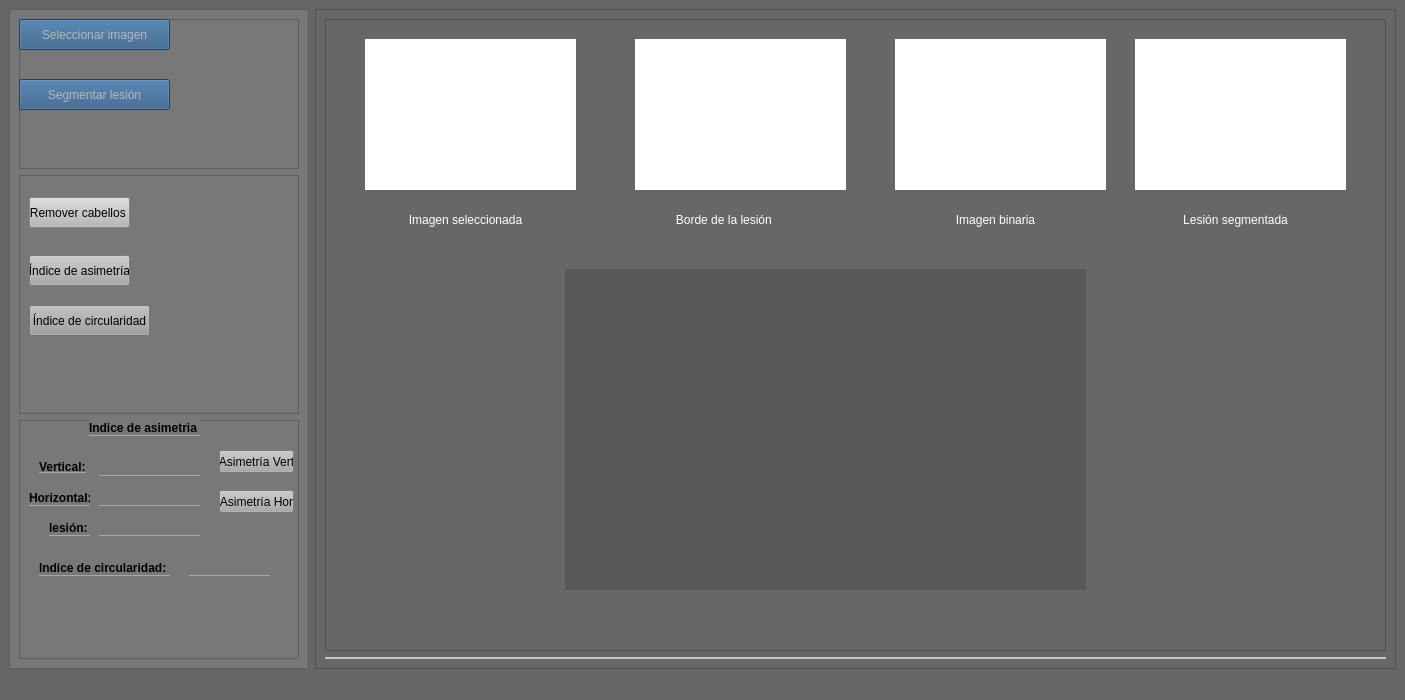
<?xml version="1.0" encoding="UTF-8"?>
<ui version="4.0">
 <class>MainWindow</class>
 <widget class="QMainWindow" name="MainWindow">
  <property name="geometry">
   <rect>
    <x>0</x>
    <y>0</y>
    <width>1405</width>
    <height>700</height>
   </rect>
  </property>
  <property name="windowTitle">
   <string>MainWindow</string>
  </property>
  <property name="styleSheet">
   <string notr="true">background-color: rgb(103, 103, 103);</string>
  </property>
  <widget class="QWidget" name="centralwidget">
   <layout class="QHBoxLayout" name="horizontalLayout">
    <item>
     <widget class="QFrame" name="frame_control">
      <property name="maximumSize">
       <size>
        <width>300</width>
        <height>16777215</height>
       </size>
      </property>
      <property name="styleSheet">
       <string notr="true">background-color: rgb(120, 120, 120);</string>
      </property>
      <property name="frameShape">
       <enum>QFrame::StyledPanel</enum>
      </property>
      <property name="frameShadow">
       <enum>QFrame::Raised</enum>
      </property>
      <layout class="QVBoxLayout" name="verticalLayout">
       <item>
        <widget class="QFrame" name="frame_contr_basic">
         <property name="maximumSize">
          <size>
           <width>16777215</width>
           <height>150</height>
          </size>
         </property>
         <property name="styleSheet">
          <string notr="true">border-bottom-width:1px;
border-bottom-color: rgb(168, 168, 168);
border-bottom-style:solid;</string>
         </property>
         <property name="frameShape">
          <enum>QFrame::StyledPanel</enum>
         </property>
         <property name="frameShadow">
          <enum>QFrame::Raised</enum>
         </property>
         <widget class="QPushButton" name="btn_select_img">
          <property name="geometry">
           <rect>
            <x>0</x>
            <y>0</y>
            <width>151</width>
            <height>31</height>
           </rect>
          </property>
          <property name="styleSheet">
           <string notr="true">color: rgb(184, 184, 184);
font: 75 11pt &quot;Arial&quot;;
background-color: rgb(43, 87, 131);</string>
          </property>
          <property name="text">
           <string>Seleccionar imagen</string>
          </property>
         </widget>
         <widget class="QPushButton" name="btn_segment_img">
          <property name="geometry">
           <rect>
            <x>0</x>
            <y>60</y>
            <width>151</width>
            <height>31</height>
           </rect>
          </property>
          <property name="styleSheet">
           <string notr="true">color: rgb(184, 184, 184);
font: 75 11pt &quot;Arial&quot;;
background-color: rgb(43, 87, 131);</string>
          </property>
          <property name="text">
           <string>Segmentar lesión</string>
          </property>
         </widget>
        </widget>
       </item>
       <item>
        <widget class="QFrame" name="frame_contr_auto">
         <property name="styleSheet">
          <string notr="true">border-bottom-width:1px;
border-bottom-color: rgb(168, 168, 168);
border-bottom-style:solid;</string>
         </property>
         <property name="frameShape">
          <enum>QFrame::StyledPanel</enum>
         </property>
         <property name="frameShadow">
          <enum>QFrame::Raised</enum>
         </property>
         <widget class="QPushButton" name="btn_calc_asymm_index">
          <property name="geometry">
           <rect>
            <x>10</x>
            <y>80</y>
            <width>101</width>
            <height>31</height>
           </rect>
          </property>
          <property name="styleSheet">
           <string notr="true">background-color: rgb(171, 171, 171);</string>
          </property>
          <property name="text">
           <string>Índice de asimetría</string>
          </property>
         </widget>
         <widget class="QPushButton" name="btn_circularidad">
          <property name="geometry">
           <rect>
            <x>10</x>
            <y>130</y>
            <width>121</width>
            <height>31</height>
           </rect>
          </property>
          <property name="styleSheet">
           <string notr="true">background-color: rgb(159, 159, 159);</string>
          </property>
          <property name="text">
           <string>Índice de circularidad</string>
          </property>
         </widget>
         <widget class="QPushButton" name="btn_remove_hair">
          <property name="geometry">
           <rect>
            <x>10</x>
            <y>22</y>
            <width>101</width>
            <height>31</height>
           </rect>
          </property>
          <property name="styleSheet">
           <string notr="true">background-color: rgb(184, 184, 184);</string>
          </property>
          <property name="text">
           <string>Remover cabellos </string>
          </property>
         </widget>
        </widget>
       </item>
       <item>
        <widget class="QFrame" name="frame_contr_manual">
         <property name="maximumSize">
          <size>
           <width>16777215</width>
           <height>600</height>
          </size>
         </property>
         <property name="styleSheet">
          <string notr="true">border-bottom-width:1px;
border-bottom-color: rgb(168, 168, 168);
border-bottom-style:solid;</string>
         </property>
         <property name="frameShape">
          <enum>QFrame::StyledPanel</enum>
         </property>
         <property name="frameShadow">
          <enum>QFrame::Raised</enum>
         </property>
         <widget class="QLabel" name="index_asymm_title">
          <property name="geometry">
           <rect>
            <x>70</x>
            <y>0</y>
            <width>111</width>
            <height>16</height>
           </rect>
          </property>
          <property name="font">
           <font>
            <weight>75</weight>
            <bold>true</bold>
           </font>
          </property>
          <property name="text">
           <string>Indice de asimetria</string>
          </property>
         </widget>
         <widget class="QLabel" name="label">
          <property name="geometry">
           <rect>
            <x>20</x>
            <y>40</y>
            <width>47</width>
            <height>13</height>
           </rect>
          </property>
          <property name="font">
           <font>
            <weight>75</weight>
            <italic>false</italic>
            <bold>true</bold>
            <underline>false</underline>
            <strikeout>false</strikeout>
           </font>
          </property>
          <property name="text">
           <string>Vertical: </string>
          </property>
         </widget>
         <widget class="QLabel" name="label_2">
          <property name="geometry">
           <rect>
            <x>10</x>
            <y>70</y>
            <width>61</width>
            <height>16</height>
           </rect>
          </property>
          <property name="font">
           <font>
            <weight>75</weight>
            <italic>false</italic>
            <bold>true</bold>
            <underline>false</underline>
            <strikeout>false</strikeout>
            <kerning>false</kerning>
           </font>
          </property>
          <property name="text">
           <string>Horizontal:</string>
          </property>
         </widget>
         <widget class="QLabel" name="label_indxasym_ve">
          <property name="geometry">
           <rect>
            <x>80</x>
            <y>40</y>
            <width>101</width>
            <height>16</height>
           </rect>
          </property>
          <property name="text">
           <string/>
          </property>
         </widget>
         <widget class="QLabel" name="label_indxasym_ho">
          <property name="geometry">
           <rect>
            <x>80</x>
            <y>70</y>
            <width>101</width>
            <height>16</height>
           </rect>
          </property>
          <property name="text">
           <string/>
          </property>
         </widget>
         <widget class="QPushButton" name="btn_asymmArea_ve">
          <property name="geometry">
           <rect>
            <x>200</x>
            <y>30</y>
            <width>75</width>
            <height>23</height>
           </rect>
          </property>
          <property name="styleSheet">
           <string notr="true">background-color: rgb(170, 170, 170);</string>
          </property>
          <property name="text">
           <string>Asimetría Vert</string>
          </property>
         </widget>
         <widget class="QPushButton" name="btn_asymmArea_ho">
          <property name="geometry">
           <rect>
            <x>200</x>
            <y>70</y>
            <width>75</width>
            <height>23</height>
           </rect>
          </property>
          <property name="styleSheet">
           <string notr="true">background-color: rgb(170, 170, 170);</string>
          </property>
          <property name="text">
           <string>Asimetría Hor</string>
          </property>
         </widget>
         <widget class="QLabel" name="label_3">
          <property name="geometry">
           <rect>
            <x>30</x>
            <y>100</y>
            <width>41</width>
            <height>16</height>
           </rect>
          </property>
          <property name="font">
           <font>
            <weight>75</weight>
            <italic>false</italic>
            <bold>true</bold>
            <underline>false</underline>
            <strikeout>false</strikeout>
            <kerning>false</kerning>
           </font>
          </property>
          <property name="text">
           <string>lesión:</string>
          </property>
         </widget>
         <widget class="QLabel" name="label_indxasym_lesion">
          <property name="geometry">
           <rect>
            <x>80</x>
            <y>100</y>
            <width>101</width>
            <height>16</height>
           </rect>
          </property>
          <property name="text">
           <string/>
          </property>
         </widget>
         <widget class="QLabel" name="label_4">
          <property name="geometry">
           <rect>
            <x>20</x>
            <y>140</y>
            <width>131</width>
            <height>16</height>
           </rect>
          </property>
          <property name="font">
           <font>
            <family>MS Shell Dlg 2</family>
            <weight>75</weight>
            <bold>true</bold>
           </font>
          </property>
          <property name="text">
           <string>Indice de circularidad:</string>
          </property>
         </widget>
         <widget class="QLabel" name="label_circularidad_indx">
          <property name="geometry">
           <rect>
            <x>170</x>
            <y>140</y>
            <width>81</width>
            <height>16</height>
           </rect>
          </property>
          <property name="text">
           <string/>
          </property>
         </widget>
        </widget>
       </item>
      </layout>
     </widget>
    </item>
    <item>
     <widget class="QFrame" name="frame_result">
      <property name="layoutDirection">
       <enum>Qt::LeftToRight</enum>
      </property>
      <property name="frameShape">
       <enum>QFrame::StyledPanel</enum>
      </property>
      <property name="frameShadow">
       <enum>QFrame::Raised</enum>
      </property>
      <layout class="QVBoxLayout" name="verticalLayout_2">
       <item>
        <widget class="QFrame" name="frame_result_main">
         <property name="frameShape">
          <enum>QFrame::StyledPanel</enum>
         </property>
         <property name="frameShadow">
          <enum>QFrame::Raised</enum>
         </property>
         <widget class="QLabel" name="label_img_main">
          <property name="geometry">
           <rect>
            <x>40</x>
            <y>20</y>
            <width>211</width>
            <height>151</height>
           </rect>
          </property>
          <property name="styleSheet">
           <string notr="true">background-color: rgb(255, 255, 255);</string>
          </property>
          <property name="text">
           <string/>
          </property>
          <property name="scaledContents">
           <bool>true</bool>
          </property>
         </widget>
         <widget class="QLabel" name="label_img_roi_edge">
          <property name="geometry">
           <rect>
            <x>310</x>
            <y>20</y>
            <width>211</width>
            <height>151</height>
           </rect>
          </property>
          <property name="styleSheet">
           <string notr="true">background-color: rgb(255, 255, 255);</string>
          </property>
          <property name="text">
           <string/>
          </property>
          <property name="scaledContents">
           <bool>true</bool>
          </property>
         </widget>
         <widget class="QLabel" name="label_img_binary">
          <property name="geometry">
           <rect>
            <x>570</x>
            <y>20</y>
            <width>211</width>
            <height>151</height>
           </rect>
          </property>
          <property name="styleSheet">
           <string notr="true">background-color: rgb(255, 255, 255);</string>
          </property>
          <property name="text">
           <string/>
          </property>
          <property name="scaledContents">
           <bool>true</bool>
          </property>
         </widget>
         <widget class="QLabel" name="label_title_img_main">
          <property name="geometry">
           <rect>
            <x>80</x>
            <y>190</y>
            <width>121</width>
            <height>21</height>
           </rect>
          </property>
          <property name="styleSheet">
           <string notr="true">color: rgb(255, 255, 255);</string>
          </property>
          <property name="text">
           <string>Imagen seleccionada</string>
          </property>
          <property name="alignment">
           <set>Qt::AlignCenter</set>
          </property>
         </widget>
         <widget class="QLabel" name="label_title_img_roi_edge">
          <property name="geometry">
           <rect>
            <x>340</x>
            <y>190</y>
            <width>121</width>
            <height>21</height>
           </rect>
          </property>
          <property name="styleSheet">
           <string notr="true">color: rgb(255, 255, 255);</string>
          </property>
          <property name="text">
           <string>Borde de la lesión </string>
          </property>
          <property name="alignment">
           <set>Qt::AlignCenter</set>
          </property>
         </widget>
         <widget class="QLabel" name="label_title_img_binary">
          <property name="geometry">
           <rect>
            <x>610</x>
            <y>190</y>
            <width>121</width>
            <height>21</height>
           </rect>
          </property>
          <property name="styleSheet">
           <string notr="true">color: rgb(255, 255, 255);</string>
          </property>
          <property name="text">
           <string>Imagen binaria</string>
          </property>
          <property name="alignment">
           <set>Qt::AlignCenter</set>
          </property>
         </widget>
         <widget class="QLabel" name="label_img_segmented">
          <property name="geometry">
           <rect>
            <x>810</x>
            <y>20</y>
            <width>211</width>
            <height>151</height>
           </rect>
          </property>
          <property name="styleSheet">
           <string notr="true">background-color: rgb(255, 255, 255);</string>
          </property>
          <property name="text">
           <string/>
          </property>
          <property name="scaledContents">
           <bool>true</bool>
          </property>
         </widget>
         <widget class="QLabel" name="label_title_img_segmented">
          <property name="geometry">
           <rect>
            <x>850</x>
            <y>190</y>
            <width>121</width>
            <height>21</height>
           </rect>
          </property>
          <property name="styleSheet">
           <string notr="true">color: rgb(255, 255, 255);</string>
          </property>
          <property name="text">
           <string>Lesión segmentada</string>
          </property>
          <property name="alignment">
           <set>Qt::AlignCenter</set>
          </property>
         </widget>
         <widget class="QLabel" name="label_img_work">
          <property name="geometry">
           <rect>
            <x>240</x>
            <y>250</y>
            <width>521</width>
            <height>321</height>
           </rect>
          </property>
          <property name="styleSheet">
           <string notr="true">background-color: rgb(88, 88, 88);</string>
          </property>
          <property name="text">
           <string/>
          </property>
          <property name="scaledContents">
           <bool>true</bool>
          </property>
         </widget>
        </widget>
       </item>
       <item>
        <widget class="QFrame" name="frame_result_bottom">
         <property name="maximumSize">
          <size>
           <width>16777215</width>
           <height>2</height>
          </size>
         </property>
         <property name="styleSheet">
          <string notr="true">background-color: rgb(255, 255, 255);</string>
         </property>
         <property name="frameShape">
          <enum>QFrame::StyledPanel</enum>
         </property>
         <property name="frameShadow">
          <enum>QFrame::Raised</enum>
         </property>
        </widget>
       </item>
      </layout>
     </widget>
    </item>
   </layout>
  </widget>
  <widget class="QMenuBar" name="menubar">
   <property name="geometry">
    <rect>
     <x>0</x>
     <y>0</y>
     <width>1405</width>
     <height>21</height>
    </rect>
   </property>
   <property name="styleSheet">
    <string notr="true">background-color: rgb(255, 255, 255);</string>
   </property>
  </widget>
  <widget class="QStatusBar" name="statusbar"/>
 </widget>
 <resources/>
 <connections/>
</ui>
